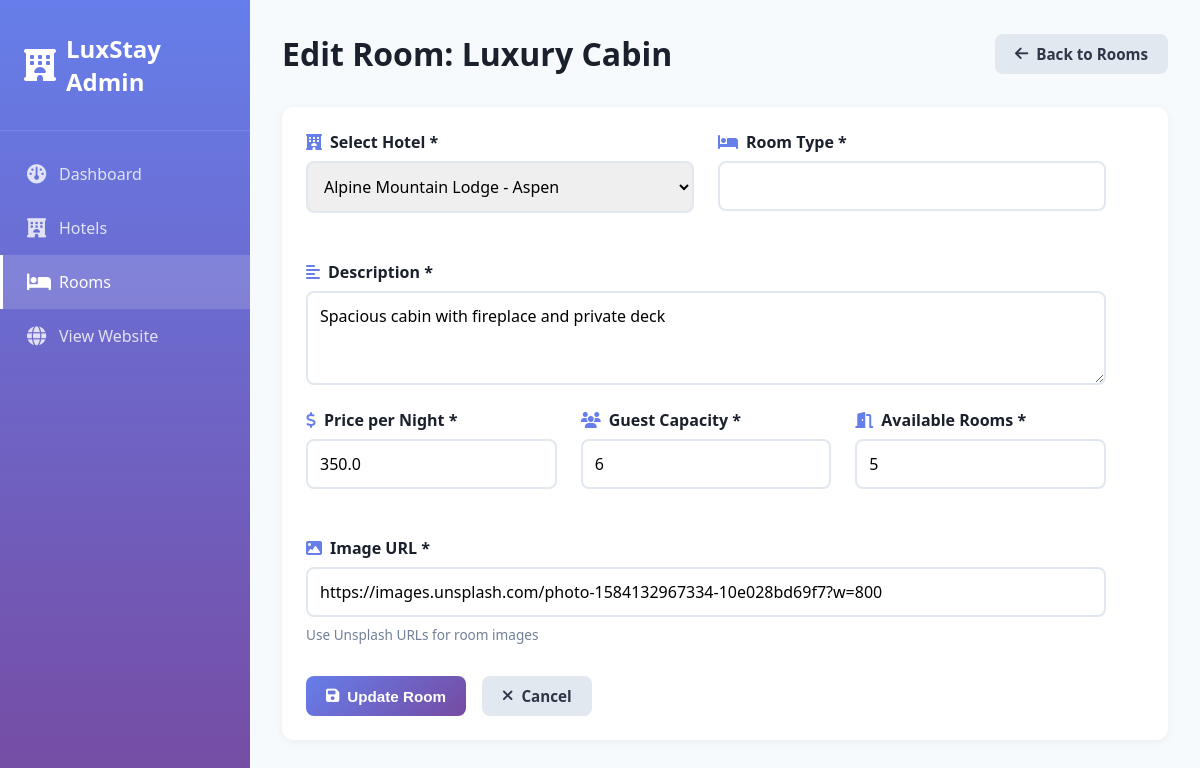
Screenshot of /admin/rooms/edit/6 with the database file from the repository.
### models/hotel.py (models this page shows, shortened)
class Room(db.Model):
    __tablename__ = 'rooms'
    id = db.Column(db.Integer, primary_key=True)
    hotel_id = db.Column(db.Integer, db.ForeignKey('hotels.id'),nullable=False)
    room_name = db.Column(db.String(100), nullable=False)
    price_per_night = db.Column(db.Float, nullable=False)
    capacity = db.Column(db.Integer, nullable=False)
    available_rooms= db.Column(db.Integer, nullable=False)
    description = db.Column(db.Text)
    image_url = db.Column(db.String(100))
    bookings= db.relationship('Booking', backref='room', lazy=True)

class Hotel(db.Model):
    __tablename__ = 'hotels'
    id = db.Column(db.Integer, primary_key=True)
    name = db.Column(db.String(100), nullable=False)
    description = db.Column(db.Text)
    address = db.Column(db.String(100), nullable=False)
    city = db.Column(db.String(100), nullable=False)
    country = db.Column(db.String(100), nullable=False)
    star_rating = db.Column(db.Integer)
    image_url = db.Column(db.String(100))
    amenities = db.Column(db.Text)
    created_at = db.Column(db.DateTime, default=datetime.utcnow)
    rooms= db.relationship('Room', backref='hotel', lazy=True, cascade='all, delete-orphan')

### routes/admin.py (the view, shortened to what this page needs)
@admin_bp.route('/rooms/edit/<int:id>', methods=['GET', 'POST'])
def edit_room(id):
    room = Room.query.get_or_404(id)
    hotels = Hotel.query.all()
    return render_template('admin/edit_room.html', room=room, hotels=hotels)

### templates/admin/edit_room.html (shortened to what this page needs)
<!DOCTYPE html>
<html lang="en">
<head>
    <link rel="stylesheet" href="{{ url_for('static', filename='css/admin.css') }}">
    <link rel="stylesheet" href="https://cdnjs.cloudflare.com/ajax/libs/font-awesome/6.4.0/css/all.min.css">
</head>
<body>
    <div class="admin-container">
        <aside class="sidebar">
            <div class="sidebar-header">
                <i class="fas fa-hotel"></i>
                <h2>LuxStay Admin</h2>
            </div>
            <nav class="sidebar-nav">
                <a href="{{ url_for('admin.dashboard') }}" class="nav-item">
                    <i class="fas fa-dashboard"></i>
                    <span>Dashboard</span>
                </a>
                <a href="{{ url_for('admin.hotels') }}" class="nav-item">
                    <i class="fas fa-hotel"></i>
                    <span>Hotels</span>
                </a>
                <a href="{{ url_for('admin.rooms') }}" class="nav-item active">
                    <i class="fas fa-bed"></i>
                    <span>Rooms</span>
                </a>
                <a href="{{ url_for('main.home') }}" class="nav-item">
                    <i class="fas fa-globe"></i>
                    <span>View Website</span>
                </a>
            </nav>
        </aside>
        <main class="main-content">
            <header class="content-header">
                <h1>Edit Room: {{ room.room_name }}</h1>
                <a href="{{ url_for('admin.rooms') }}" class="btn-secondary">
                    <i class="fas fa-arrow-left"></i> Back to Rooms
                </a>
            </header>
            <div class="content-section">
                <form method="POST" class="admin-form">
                    <div class="form-row">
                        <div class="form-group">
                            <label for="hotel_id"><i class="fas fa-hotel"></i> Select Hotel *</label>
                            <select id="hotel_id" name="hotel_id" required>
                                {% for hotel in hotels %}
                                <option value="{{ hotel.id }}" {% if hotel.id == room.hotel_id %}selected{% endif %}>
                                    {{ hotel.name }} - {{ hotel.city }}
                                </option>
                                {% endfor %}
                            </select>
                        </div>
                        <div class="form-group">
                            <label for="room_type"><i class="fas fa-bed"></i> Room Type *</label>
                            <input type="text" id="room_type" name="room_type" value="{{ room.room_type }}" required>
                        </div>
                    </div>
                    <div class="form-group">
                        <label for="description"><i class="fas fa-align-left"></i> Description *</label>
                        <textarea id="description" name="description" rows="3" required>{{ room.description }}</textarea>
                    </div>
                    <div class="form-row">
                        <div class="form-group">
                            <label for="price_per_night"><i class="fas fa-dollar-sign"></i> Price per Night *</label>
                            <input type="number" id="price_per_night" name="price_per_night"
                                   step="0.01" min="0" value="{{ room.price_per_night }}" required>
                        </div>
                        <div class="form-group">
                            <label for="capacity"><i class="fas fa-users"></i> Guest Capacity *</label>
                            <input type="number" id="capacity" name="capacity" min="1"
                                   value="{{ room.capacity }}" required>
                        </div>
                        <div class="form-group">
                            <label for="available_rooms"><i class="fas fa-door-open"></i> Available Rooms *</label>
                            <input type="number" id="available_rooms" name="available_rooms"
                                   min="0" value="{{ room.available_rooms }}" required>
                        </div>
                    </div>
                    <div class="form-group">
                        <label for="image_url"><i class="fas fa-image"></i> Image URL *</label>
                        <input type="url" id="image_url" name="image_url" value="{{ room.image_url }}" required>
                        <small>Use Unsplash URLs for room images</small>
                    </div>
                    <div class="form-actions">
                        <button type="submit" class="btn-primary">
                            <i class="fas fa-save"></i> Update Room
                        </button>
                        <a href="{{ url_for('admin.rooms') }}" class="btn-secondary">
                            <i class="fas fa-times"></i> Cancel
                        </a>
                    </div>
                </form>
            </div>
        </main>
    </div>
</body>
</html>

### static/css/admin.css (style rules this page uses)
* { margin: 0; padding: 0; box-sizing: border-box; }
:root { --primary-color: #667eea; --secondary-color: #764ba2; --success-color: #48bb78; --danger-color: #f56565; --warning-color: #ed8936; --info-color: #4299e1; --dark-color: #1a202c; --light-color: #f7fafc; --border-color: #e2e8f0; --sidebar-width: 250px; }
body { font-family: 'Segoe UI', Tahoma, Geneva, Verdana, sans-serif; background: var(--light-color); color: #2d3748; }
.admin-container { display: flex; min-height: 100vh; }
.sidebar { width: var(--sidebar-width); background: linear-gradient(180deg, var(--primary-color), var(--secondary-color)); color: white; position: fixed; height: 100vh; overflow-y: auto; }
.sidebar-header { padding: 2rem 1.5rem; display: flex; align-items: center; gap: 10px; border-bottom: 1px solid rgba(255,255,255,0.1); }
.sidebar-header i { font-size: 2rem; }
.sidebar-header h2 { font-size: 1.5rem; }
.sidebar-nav { padding: 1rem 0; }
.nav-item { display: flex; align-items: center; gap: 12px; padding: 1rem 1.5rem; color: rgba(255,255,255,0.8); text-decoration: none; transition: all 0.3s; border-left: 3px solid transparent; }
.nav-item.active { background: rgba(255,255,255,0.15); color: white; border-left-color: white; }
.nav-item i { font-size: 1.2rem; width: 20px; }
.main-content { margin-left: var(--sidebar-width); flex: 1; padding: 2rem; }
.content-header { display: flex; justify-content: space-between; align-items: center; margin-bottom: 2rem; }
.content-header h1 { font-size: 2rem; color: var(--dark-color); }
.btn-primary, .btn-secondary, .btn-edit, .btn-delete { padding: 10px 20px; border: none; border-radius: 8px; font-weight: 600; cursor: pointer; text-decoration: none; display: inline-flex; align-items: center; gap: 8px; transition: all 0.3s; font-size: 0.95rem; }
.btn-primary { background: linear-gradient(135deg, var(--primary-color), var(--secondary-color)); color: white; }
.btn-secondary { background: #e2e8f0; color: #2d3748; }
.content-section { background: white; border-radius: 12px; padding: 1.5rem; box-shadow: 0 2px 10px rgba(0,0,0,0.05); margin-bottom: 2rem; }
.admin-form { max-width: 800px; }
.form-row { display: grid; grid-template-columns: repeat(auto-fit, minmax(200px, 1fr)); gap: 1.5rem; margin-bottom: 1.5rem; }
.form-group { display: flex; flex-direction: column; gap: 0.5rem; margin-bottom: 1.5rem; }
.form-group label { font-weight: 600; color: var(--dark-color); display: flex; align-items: center; gap: 8px; }
.form-group label i { color: var(--primary-color); }
.form-group input, .form-group select, .form-group textarea { padding: 12px; border: 2px solid var(--border-color); border-radius: 8px; font-size: 1rem; transition: all 0.3s; font-family: inherit; }
.form-group small { color: #718096; font-size: 0.85rem; }
.form-actions { display: flex; gap: 1rem; margin-top: 2rem; }

### rows the page displays
Room: room_name "Luxury Cabin", hotel_id "Alpine Mountain Lodge - Aspen", description "Spacious cabin with fireplace and private deck", price_per_night "350.0", capacity "6", available_rooms "5", image_url "https://images.unsplash.com/photo-1584132967334-10e028bd69f7?w=800"
